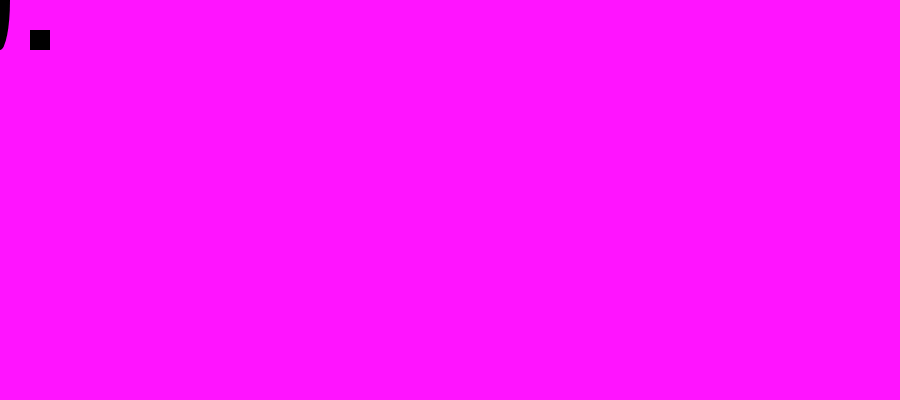
Frame 1 (no input)
Frame 60 (no input): identical to frame 1, image omitted
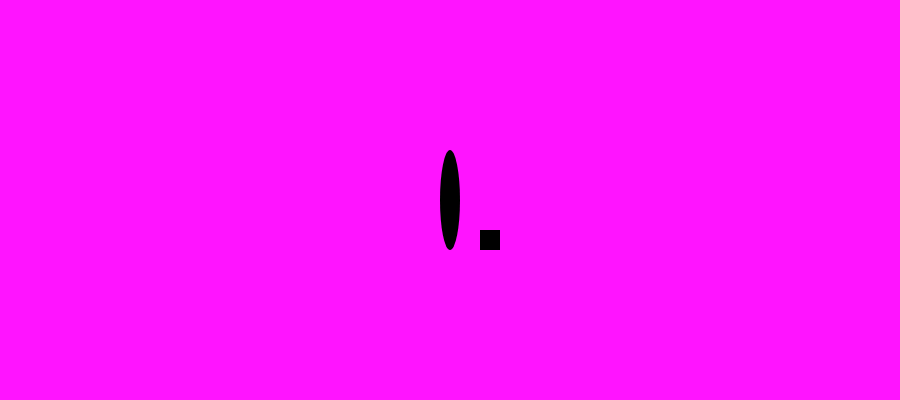
Frame 120 (the mouse pressed at the canvas centre since frame 60)

The p5.js sketch that drew these frames (run headless with seeded random() and noise() and a simulated clock; from frame 60 on, the mouse is pressed at the canvas centre):

// p5.js sketch
// ── sketch.js
// Learning Processing
// Daniel Shiffman
// http://www.learningprocessing.com

// Example 1-1: stroke and fill


var angle = 0;
var frameCount = 0;
var dragX;
var dragXcurr;

var setup = function() {

  createCanvas(900, 400);
  noStroke();
  fill(0,0,0);


 frameRate(20);

};

function draw() {
  background(255,20,255);
  fill(45,45,15,63);

angle =angle * PI/4;
    rotate(angle);
    fill(0,0,0);
  ellipse(mouseX,mouseY,20,100);
  rect(mouseX+30, mouseY +30, 20,20);
  if(mouseX < 225)
  {

  }else if (mouseX >225 && mouseX < 450) {

  }else if (mouseX >450 && mouseX< 675 ){


  }

};
